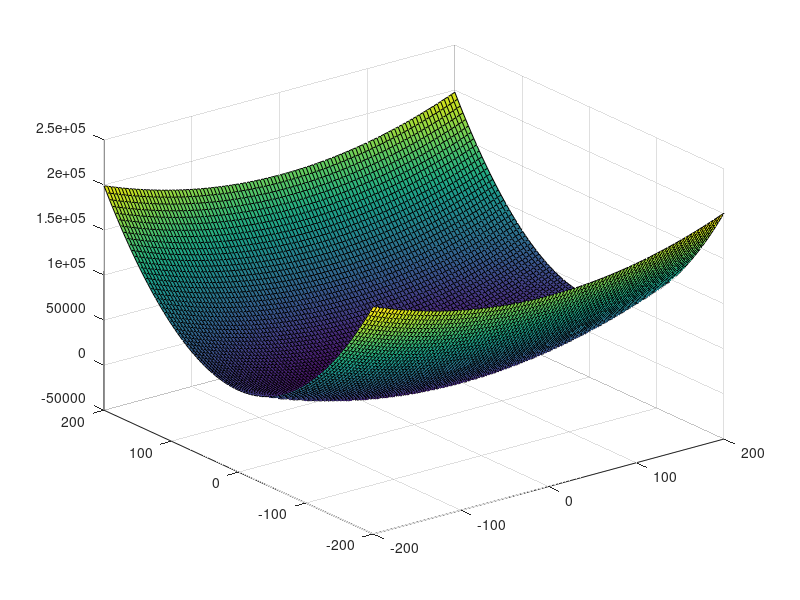

Recreate this plot in MATLAB. (Note: this script raises an error after producing the figure.)
clc;close all;
figure()
x = linspace(-200,200,100);
y = linspace(-200,200,100);
[X,Y] = meshgrid(x,y);
Z = X.^2 + 4*Y.^2 - 4*X - 8*Y;
surf(X,Y,Z);
x0 = [0;0];
f = @(x) x(1).^2 + 4*x(2).^2 - 4*x(1) - 8*x(2);
[~,~,xS] = SteDes(f,@g,x0);
xS(:,end)
f(xS)

function m = g(x)
    m = zeros(2,1);
    m(1,1) = 2*x(1) - 4;
    m(2,1) = 8*x(2) - 8;
end